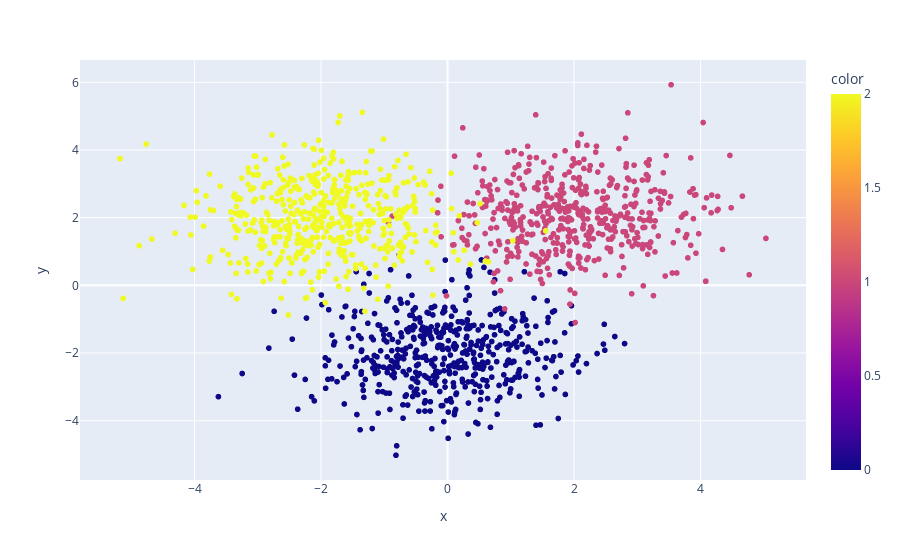

The notebook cell this image was saved under:
### Code cell
nsamples_per_class = 500
dim = 2
hidden_layer = 3
no_of_classes = 3
X1 = np.random.randn(nsamples_per_class,dim) + np.array([0,-2])
X2 = np.random.randn(nsamples_per_class,dim) + np.array([2,2])
X3 = np.random.randn(nsamples_per_class,dim) + np.array([-2,2])
X = np.vstack([X1,X2,X3])
Y = np.array([0]*nsamples_per_class+ [1]*nsamples_per_class + [2]*nsamples_per_class)
fig = go.Figure()
fig = px.scatter(x=X[:,0],y=X[:,1],color=Y)
fig.show()

### Figure 1 — Plotly figure (JSON) as saved in the notebook; plotly's stock layout.template omitted (floating-point values rounded to 4 significant figures; data arrays with more than 128 entries replaced by an {"elided": "..."} marker saying what was removed)
{"data": [{"hoverlabel": {"namelength": 0}, "hovertemplate": "x=%{x}<br>y=%{y}<br>color=%{marker.color}", "legendgroup": "", "marker": {"color": {"elided": "1500 int values"}, "coloraxis": "coloraxis", "symbol": "circle"}, "mode": "markers", "name": "", "showlegend": false, "type": "scattergl", "x": {"elided": "1500 float values"}, "xaxis": "x", "y": {"elided": "1500 float values"}, "yaxis": "y"}], "layout": {"autosize": true, "coloraxis": {"colorbar": {"title": {"text": "color"}}, "colorscale": [[0, "#0d0887"], [0.1111, "#46039f"], [0.2222, "#7201a8"], [0.3333, "#9c179e"], [0.4444, "#bd3786"], [0.5556, "#d8576b"], [0.6667, "#ed7953"], [0.7778, "#fb9f3a"], [0.8889, "#fdca26"], [1, "#f0f921"]]}, "legend": {"tracegroupgap": 0}, "margin": {"t": 60}, "xaxis": {"anchor": "y", "autorange": true, "domain": [0, 1], "range": [-5.795, 5.651], "title": {"text": "x"}, "type": "linear"}, "yaxis": {"anchor": "x", "autorange": true, "domain": [0, 1], "range": [-5.742, 6.648], "title": {"text": "y"}, "type": "linear"}}}
